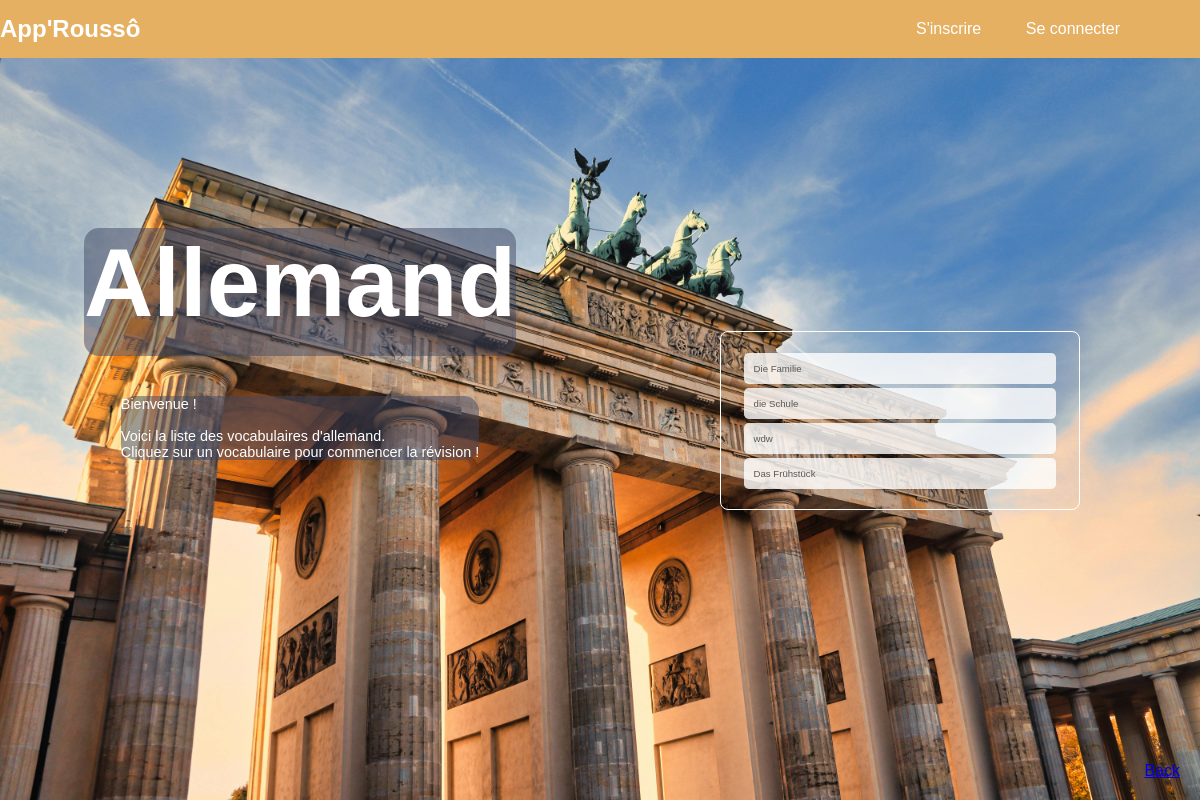
Before: /classeur-All/ with the older database file.
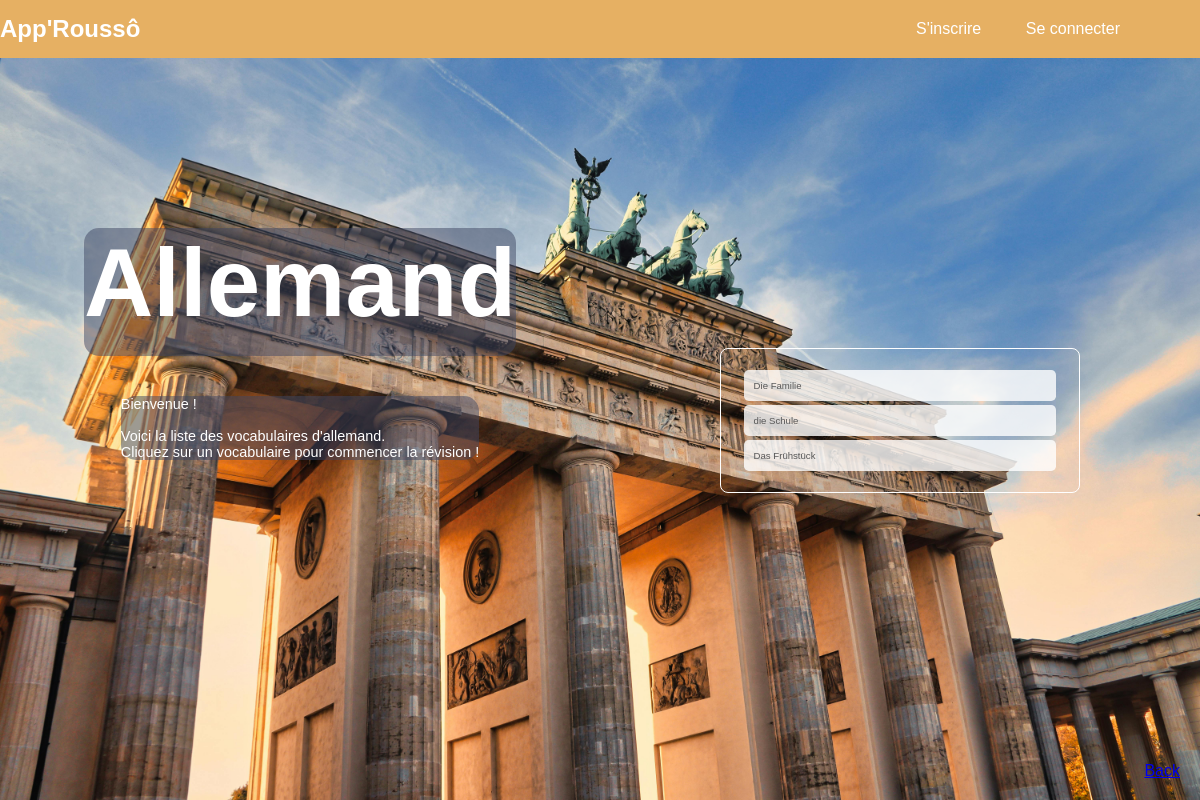
After: the same page with the newer database file.
### cards/models.py (models this page shows, shortened)
class Classeur(models.Model):
    LANGUAGES = [
        ('DE', 'Allemand'),
        ('IT', 'Italien'),
        ('ES', 'Espagnol'),
        ('EN', 'Anglais')
    ]
    name = models.CharField(max_length=200, null=False)
    user = models.ForeignKey(User, on_delete=models.CASCADE)  # Classeur asso. avec un utilisateur
    public = models.BooleanField(default=False)
    category = models.CharField(max_length=2, choices=LANGUAGES, default='FR')  # Catégorie / Langue

### cards/views.py (the view)
# urls.py: path('classeur-All/', views.classeur_all_view, name='classeurAll'),
def classeur_all_view(request):
    classeurs = Classeur.objects.filter(category='DE', public=True)
    return render(request, 'cards/existing_classeur/classeurAll.html', {'classeurs': classeurs})

### cards/templates/cards/existing_classeur/classeurAll.html (shortened to what this page needs)
<!DOCTYPE html>
{% load static %}
<html lang="en">
<head>
    <link rel="stylesheet" href="https://cdn.simplecss.org/simple.min.css">
    <link rel="stylesheet" href="{% static 'css/styles_classeur_existant.css' %}">
</head>
<body>
   <img src="{% static '/images/pexels-detait-25053929.jpg' %}" alt="sagrada" class="background-image">
    <nav>
          <h1> App'Roussô </h1>
          <ul>
              <li><a href="{% url 'register' %}"> S'inscrire</a></li>
              <li><a href="{% url 'login' %}"> Se connecter</a></li>
          </ul>
    </nav>
    {% block content %}
    <div class="container">
        <div class="left0">
            <div class="title">
                <h1>Allemand</h1>
            </div>
            <div class="text0">
                <p>
                Bienvenue !<br><br> Voici la liste des vocabulaires d'allemand. <br>Cliquez sur un vocabulaire pour commencer la révision !
                </p>
            </div>
        </div>
        <div class="right0">
            <div class="classeur-existant">
                {% if classeurs %}
                    <ul class="list-existante">
                        {% for classeur in classeurs %}
                            <li class="classeur-item-existant">
                                <a href="{% url 'classeur_detail_public' classeur.pk %}" class="classeur-link">
                                        <span class="classeur-title">{{ classeur.name }}</span>
                                </a>
                            </li>
                        {% endfor %}
                    </ul>
                {% else %}
                    <p>Aucun classeur trouvé.</p>
                {% endif %}
            </div>
        </div>
        <div style="position: fixed; bottom: 20px; right: 20px;">
            <a href="{% url 'sans-connection' %}" class="button">Back</a>
        </div>
    {% endblock %}
    </div>
</body>
</html>

Changed rows visible on the page:
removed Classeur: name "wdw"
